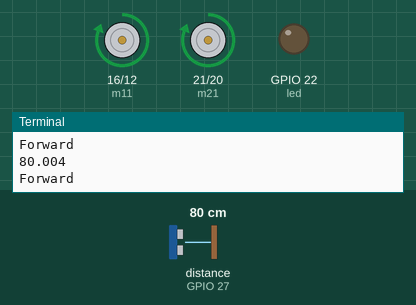
A program run on a simulated Raspberry Pi (BCM pin numbers). On the bench: motor-driver pin pairs drawn as motors (green arrow = first pin HIGH = forward, orange = second pin HIGH = backward, longer = more drive), output pins drawn as LEDs (lit = HIGH), the last lines printed to the terminal. The inputs (shaded band) are chosen by the test bench; at power-on: distance to the obstacle (sensor on GPIO 27) 80 cm. The echo pulse lasts 58.3 µs per cm; the clock reads 2024-03-15 10:24:30 at power-on unless the program sets it; pins used as bus, display or sensor lines are not drawn.

Above: at 6.2 s.
6.3 s: distance to the obstacle (sensor on GPIO 27) set to 16 cm
8.2 s: distance to the obstacle (sensor on GPIO 27) set to 13 cm
At 10.2 s:
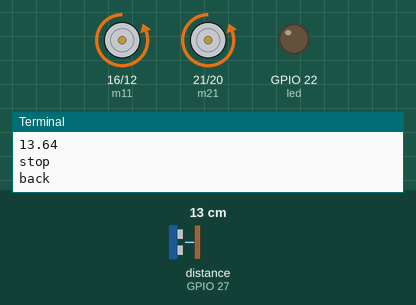
At 11.4 s:
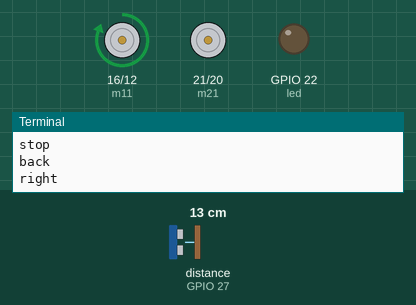
Timing chart, 0 to 17.2 s (numbered marks = the images above; inputs shaded):
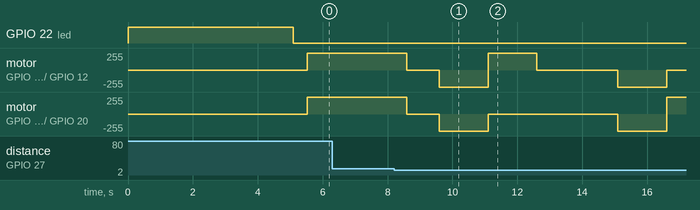

Measured:
- the behaviour switches between 15 and 14 cm on distance to the obstacle (sensor on GPIO 27) (found by bisection; images 0 and 1)

The program:

prueba_obstaculo.py
```python
import RPi.GPIO as GPIO                    #Import GPIO library

import time

'''
    Prueba obstaculo:  aqui el coche es autonomo

    Detecta un objeto y se para y sino regresa


    https://geekonerd.blogspot.com/2017/10/creo-il-mio-robot-con-raspberry-pi-001-smart-car.html
    http://electroniqueamateur.blogspot.com/2020/04/robot-eviteur-dobstacles-version.html?m=1


'''

#Import time library

GPIO.setwarnings(False)

GPIO.setmode(GPIO.BCM)                    # programming the GPIO by BCM pin numbers


TRIG = 17

ECHO = 27

TRIG1 = 18

ECHO1 = 28

led = 22


m11=16

m12=12

m21=21

m22=20


GPIO.setup(TRIG,GPIO.OUT)                  # initialize GPIO Pin as outputs

GPIO.setup(ECHO,GPIO.IN)                   # initialize GPIO Pin as input

GPIO.setup(TRIG1,GPIO.OUT)                  # initialize GPIO Pin as outputs

GPIO.setup(ECHO1,GPIO.IN)                   # initialize GPIO Pin as input


GPIO.setup(led,GPIO.OUT)


GPIO.setup(m11,GPIO.OUT)

GPIO.setup(m12,GPIO.OUT)

GPIO.setup(m21,GPIO.OUT)

GPIO.setup(m22,GPIO.OUT)


GPIO.output(led, 1)


time.sleep(5)


def stop():

    print "stop"

    GPIO.output(m11, 0)

    GPIO.output(m12, 0)

    GPIO.output(m21, 0)

    GPIO.output(m22, 0)


def forward():

    GPIO.output(m11, 1)

    GPIO.output(m12, 0)

    GPIO.output(m21, 1)

    GPIO.output(m22, 0)

    print "Forward"


def back():

    GPIO.output(m11, 0)

    GPIO.output(m12, 1)

    GPIO.output(m21, 0)

    GPIO.output(m22, 1)

    print "back"


def left():

    GPIO.output(m11, 0)

    GPIO.output(m12, 0)

    GPIO.output(m21, 1)

    GPIO.output(m22, 0)

    print "left"


def right():

    GPIO.output(m11, 1)

    GPIO.output(m12, 0)

    GPIO.output(m21, 0)

    GPIO.output(m22, 0)

    print "right"


stop()

count=0

while True:

 i=0

 avgDistance=0

 for i in range(5):

  GPIO.output(TRIG, False)                 #Set TRIG as LOW

  time.sleep(0.1)                                   #Delay


  GPIO.output(TRIG, True)                  #Set TRIG as HIGH

  time.sleep(0.00001)                           #Delay of 0.00001 seconds

  GPIO.output(TRIG, False)                 #Set TRIG as LOW


  while GPIO.input(ECHO)==0:              #Check whether the ECHO is LOW

       GPIO.output(led, False)

  pulse_start = time.time()


  while GPIO.input(ECHO)==1:              #Check whether the ECHO is HIGH

       GPIO.output(led, False)

  pulse_end = time.time()

  pulse_duration = pulse_end - pulse_start #time to get back the pulse to sensor


  distance = pulse_duration * 17150        #Multiply pulse duration by 17150 (34300/2) to get distance

  distance = round(distance,2)                 #Round to two decimal points

  avgDistance=avgDistance+distance


 avgDistance=avgDistance/5

 print avgDistance

 flag=0

 if avgDistance < 15:      #Check whether the distance is within 15 cm range

    count=count+1

    stop()

    time.sleep(1)

    back()

    time.sleep(1.5)

    if (count%3 ==1) & (flag==0):

     right()

     flag=1

    else:

     left()

     flag=0

    time.sleep(1.5)

    stop()

    time.sleep(1)

 else:

    forward()

    flag=0
```
